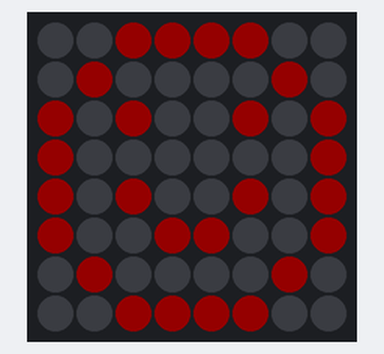
A sketch run on a simulated Arduino Uno, built with avr-gcc and run on an emulated ATmega328P. On the bench: 8×8 RGB LED matrix (first LED top left, wired row by row). Dim RGB values are drawn brighter than linear.

Above: at 0.1 s.
At 1.1 s:
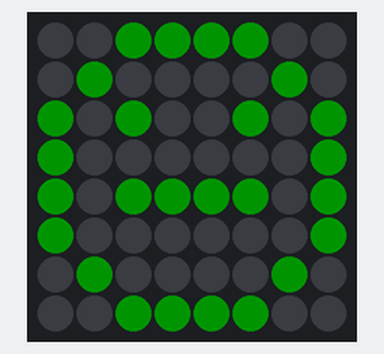
At 2.1 s:
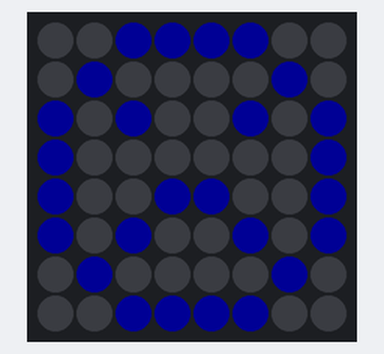

Measured:
- by itself, everything shown: repeats every 3.1 s, in 3 steps
- what the display in image 1 shows lasts 1.0 s, from 1.1 s to 2.1 s

The sketch:

CH_43_06.ino
```cpp
#include <Adafruit_NeoMatrix.h>

int ROWS = 8, COLUMNS = 8;    // 네오픽셀 매트릭스 크기
int PIN = 6;

// 네오픽셀 매트릭스 제어 객체 생성
Adafruit_NeoMatrix matrix = Adafruit_NeoMatrix(COLUMNS, ROWS, PIN,
                            NEO_MATRIX_TOP + NEO_MATRIX_RIGHT +
                            NEO_MATRIX_ROWS + NEO_MATRIX_ZIGZAG);

const uint16_t dotColor[] = {
  matrix.Color(255, 0, 0), matrix.Color(0, 255, 0), matrix.Color(0, 0, 255)
};

const uint8_t PROGMEM user_bmp[][8] = {     // 플래시 메모리 활용
  { 0x3C, 0x42, 0xA5, 0x81, 0xA5, 0x99, 0x42, 0x3C },   // 스마일
  { 0x3C, 0x42, 0xA5, 0x81, 0xBD, 0x81, 0x42, 0x3C },   // 무표정
  { 0x3C, 0x42, 0xA5, 0x81, 0x99, 0xA5, 0x42, 0x3C }
};   // 화남

int index = 0;        // 비트맵 인덱스

void setup() {
  matrix.begin();       // 네오픽셀 매트릭스 초기화
  matrix.setBrightness(20);     // 밝기 정도 [0 255]
}

void loop() {
  matrix.clear();         // 모든 픽셀을 끔
  // 사용자 정의 비트맵 표시 (x, y, data, width, height, color)
  matrix.drawBitmap(0, 0, user_bmp[index], 8, 8, dotColor[index]);
  matrix.show();        // 네오픽셀로 데이터 전송

  index = (index + 1) % 3;    // 사용자 정의 비트맵 인덱스 변경

  delay(1000);
}
```
